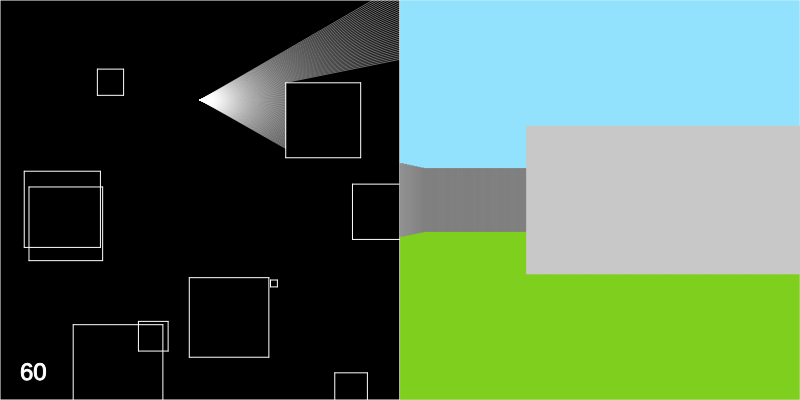
Frame 1 (no input)
Frame 60 (no input): identical to frame 1, image omitted
Frame 120 (the mouse pressed at the canvas centre since frame 60): identical to frame 1, image omitted

The p5.js sketch that drew this single still picture (run headless with seeded random() and noise() and a simulated clock; from frame 60 on, the mouse is pressed at the canvas centre):

// p5.js sketch
// ── sketch.js
let walls = [];
let cubes = [];
let particle;
let scene = new Array();
let fovSlider;

const sceneW = 400;
const sceneH = 400;

const RAYS_PER_DEGREE = 2;

function setup()
{
  createCanvas(800, 400);
  background(0);
  stroke(255);

  fovSlider = createSlider(0, 360, 60);
  particle = new Particle(60);

  for (let i = 0; i < 10; i++) {
  cubes.push(new CubeObstacle(random() * sceneW, random() * sceneH, random() * 100));
  }

  for (let cube of cubes) {
    walls.push(cube.walls[0]);
    walls.push(cube.walls[1]);
    walls.push(cube.walls[2]);
    walls.push(cube.walls[3]);
  }

  // Boundaries
  walls.push(new Wall(0, 0, sceneW, 0));
  walls.push(new Wall(sceneW, 0, sceneW, sceneH));
  walls.push(new Wall(sceneW, sceneH, 0, sceneH));
  walls.push(new Wall(0, sceneH, 0, 0));
}

function draw()
{
  background(0);
  stroke(255);
  for (let wall of walls) {
    wall.draw();
  }

  particle.updateFOV(fovSlider.value());
  fill(255);
  textSize(24);
  text(fovSlider.value(), 20, sceneH - 20);

  if (keyIsDown(LEFT_ARROW)) {
    particle.rotate(-0.02);
  }
  if (keyIsDown(RIGHT_ARROW)) {
    particle.rotate(0.02);
  }
  if (keyIsDown(UP_ARROW)) {
    particle.updatePos(1);
  }
  if (keyIsDown(DOWN_ARROW)) {
    particle.updatePos(-1);
  }

  stroke(255, 110);
  scene = particle.draw(walls);

  // Colored ground and sky
  rectMode(CORNER);
  fill(126, 207, 30);
  rect(sceneW, sceneH / 2, sceneW, sceneH / 2);
  fill(146, 226, 253);
  rect(sceneW, 0, sceneW, sceneH / 2);

  for (let i = 0; i < scene.length; i += 1)
  {
    w = sceneW / particle.fov / RAYS_PER_DEGREE;
    c = map(scene[i], 0, sceneW, 255, 0);
    //h = map(scene[i], 0, sceneW, sceneH, 0);
    h = 255 / scene[i] * 50;

    rectMode(CENTER);
    noStroke();
    fill(c);
    rect(sceneW + i * w + w / 2, sceneH / 2, w + 1, h);
  }
}

// ── CubeObstacle.js
class CubeObstacle {
  constructor(x, y, r) {
    this.pos = createVector(x, y);
    this.size = createVector(r, r);
    this.walls = [];
    this.walls.push(new Wall(x, y, x, y + r));
    this.walls.push(new Wall(x, y + r, x + r, y + r));
    this.walls.push(new Wall(x + r, y + r, x + r, y));
    this.walls.push(new Wall(x, y, x + r, y));
  }

  draw() {
    push();
    fill(color(200));
    rect(this.pos.x, this.pos.y, this.size.x, this.size.y);
    pop();
  }
}

// ── Particle.js
class Particle {
  constructor(FOV) {
    this.pos = createVector(width / 4, height / 4);
    this.dir = createVector(1, 0);
    this.rays = [];
    this.fov = FOV;
    for (let i = -FOV / 2; i < FOV / 2; i += (1 / RAYS_PER_DEGREE)) {
      this.rays.push(new Ray(this.pos, radians(i)));
    }
  }

  updateFOV(newFOV) {
    this.fov = newFOV;
    this.rays = [];
    for (let i = - newFOV / 2; i < newFOV / 2; i += (1 / RAYS_PER_DEGREE)) {
      this.rays.push(new Ray(this.pos, radians(i) + this.dir.heading()));
    }
  }

  rotate(angle)
  {
    this.dir.rotate(angle);
    for (let ray of this.rays)
    {
      ray.rotate(angle);
    }
  }

  updatePos(dir) {
    this.pos.x += this.dir.x * dir;
    this.pos.y += this.dir.y * dir;
    for (let ray of this.rays) {
      ray.updatePos(this.pos);
    }

  }

  draw (walls) {
    let scene = Array(this.FOV);
    let index = 0;

    for (let ray of this.rays)
    {

        let shortest = Infinity;
        let shortestPt;
        let angle;

        for (let wall of walls)
        {
          let pt = ray.cast(wall);
          if (pt)
          {
            const d = p5.Vector.dist(ray.place, pt);
            if (d < shortest)
            {
              angle = this.dir.angleBetween(ray.dir);
              shortest = d;
              shortestPt = pt;
            }
          }
        }

        if (shortestPt) {
          scene[index] = shortest * cos(angle);
          ray.draw(shortestPt);
        }
        index += 1;
    }
    return scene;
  }

}

// ── Ray.js
class Ray {
  constructor(pos, angle) {
    this.place = pos;
    this.dir = p5.Vector.fromAngle(angle);
  }

  updatePos(pos) {
    this.place = pos;
  }

  cast(wall) {
    let x1 = wall.start.x;
    let y1 = wall.start.y;
    let x2 = wall.end.x;
    let y2 = wall.end.y;

    let x3 = this.place.x;
    let y3 = this.place.y;
    let x4 = this.place.x + this.dir.x;
    let y4 = this.place.y + this.dir.y;

    let numer = (x1 - x3) * (y3 - y4) - (y1 - y3) * (x3 - x4);
    let denom = (x1 - x2) * (y3 - y4) - (y1 - y2) * (x3 - x4);
    if (denom == 0) return;

    let t = numer / denom;

    numer = (x1 - x2) * (y1 - y3) - (y1 - y2) * (x1 - x3);

    let u = -(numer / denom);

    if (t > 0 && t < 1 && u > 0) {
      const pt = createVector();
      pt.x = x1 + t * (x2 - x1);
      pt.y = y1 + t * (y2 - y1);
      return pt;
    } else {
      return;
    }
  }

  rotate(angle) {
    this.dir.rotate(angle);
  }

  draw(pt) {
    line(this.place.x, this.place.y, pt.x, pt.y);
  }

}

// ── Wall.js
class Wall {

  constructor(x1, y1, x2, y2) {
    this.start = createVector(x1, y1);
    this.end = createVector(x2, y2);
    this.dir = p5.Vector.fromAngle(this.end.x - this.start.x, this.end.y - this.start.y);
  }
  
  draw() {
    line(this.start.x, this.start.y, this.end.x, this.end.y);
  }

}
